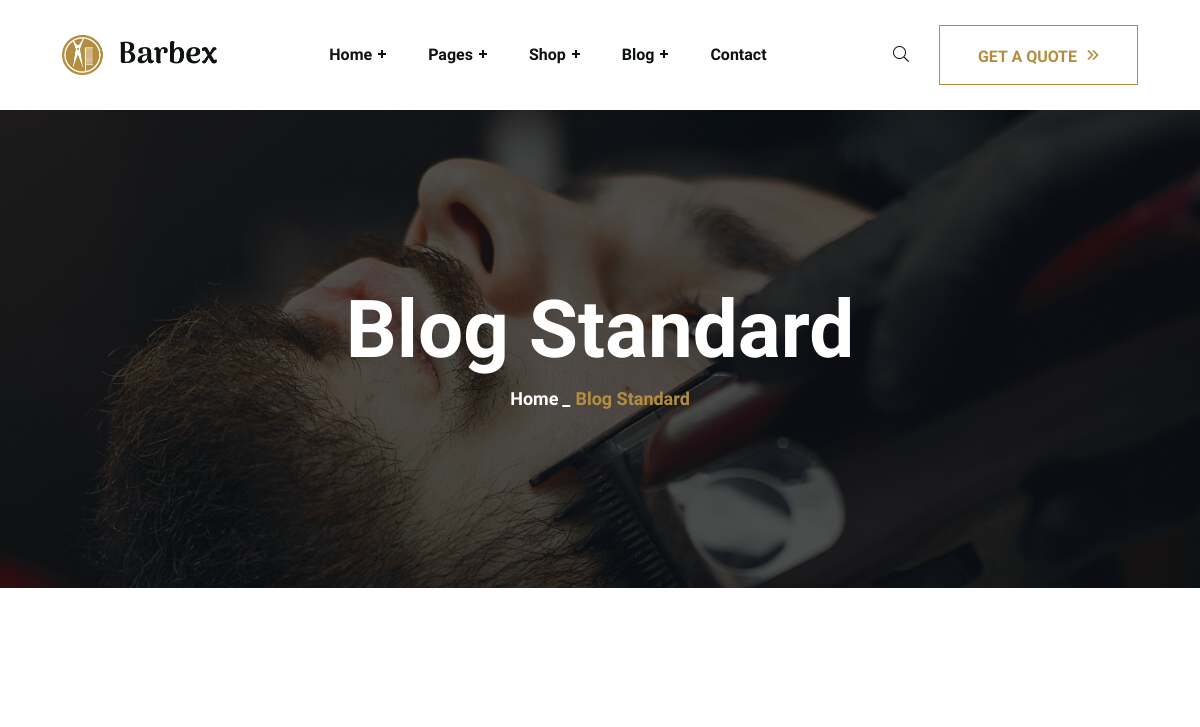
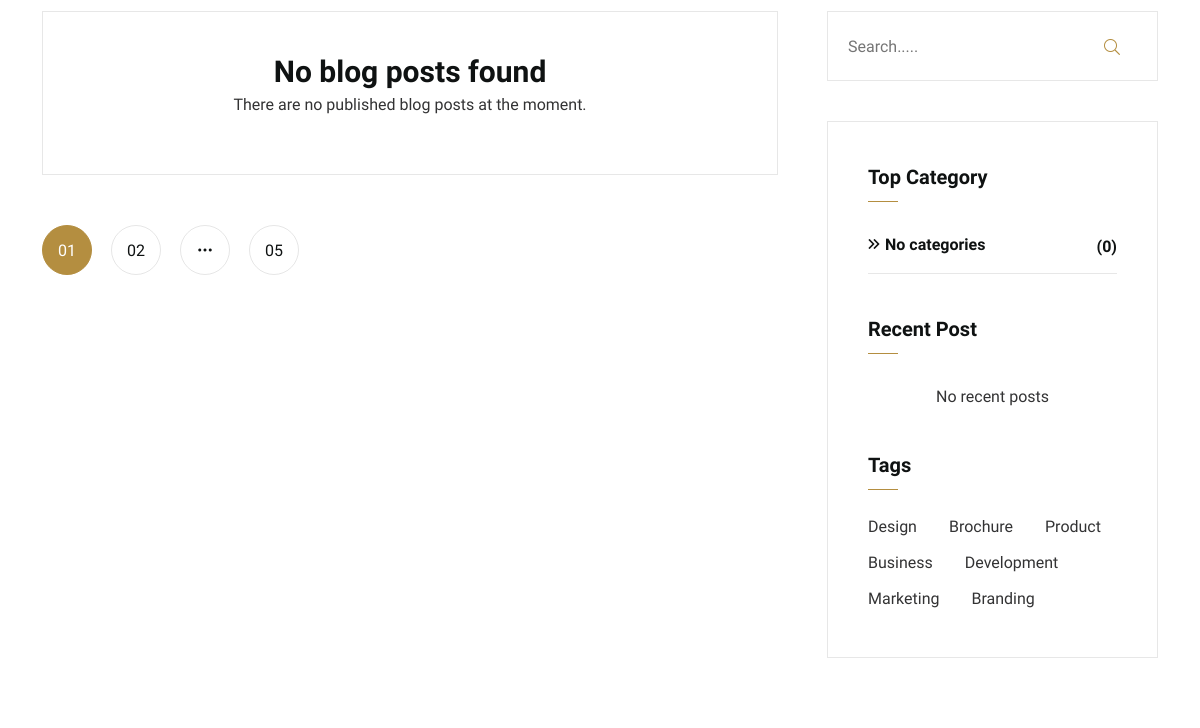
Before: /barbex/blog-standard.php (upper part) with the older database file (2 pictures, top to bottom).
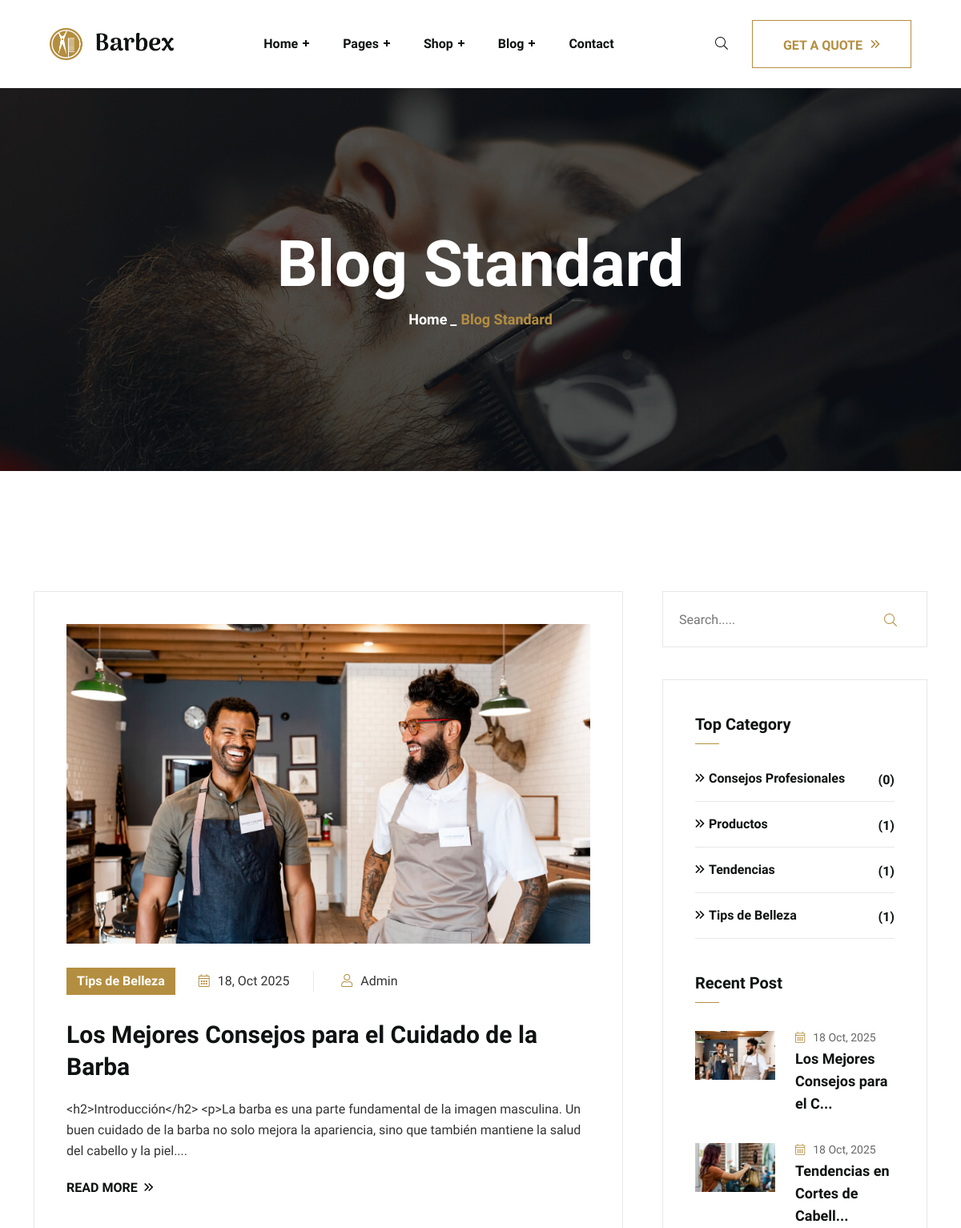
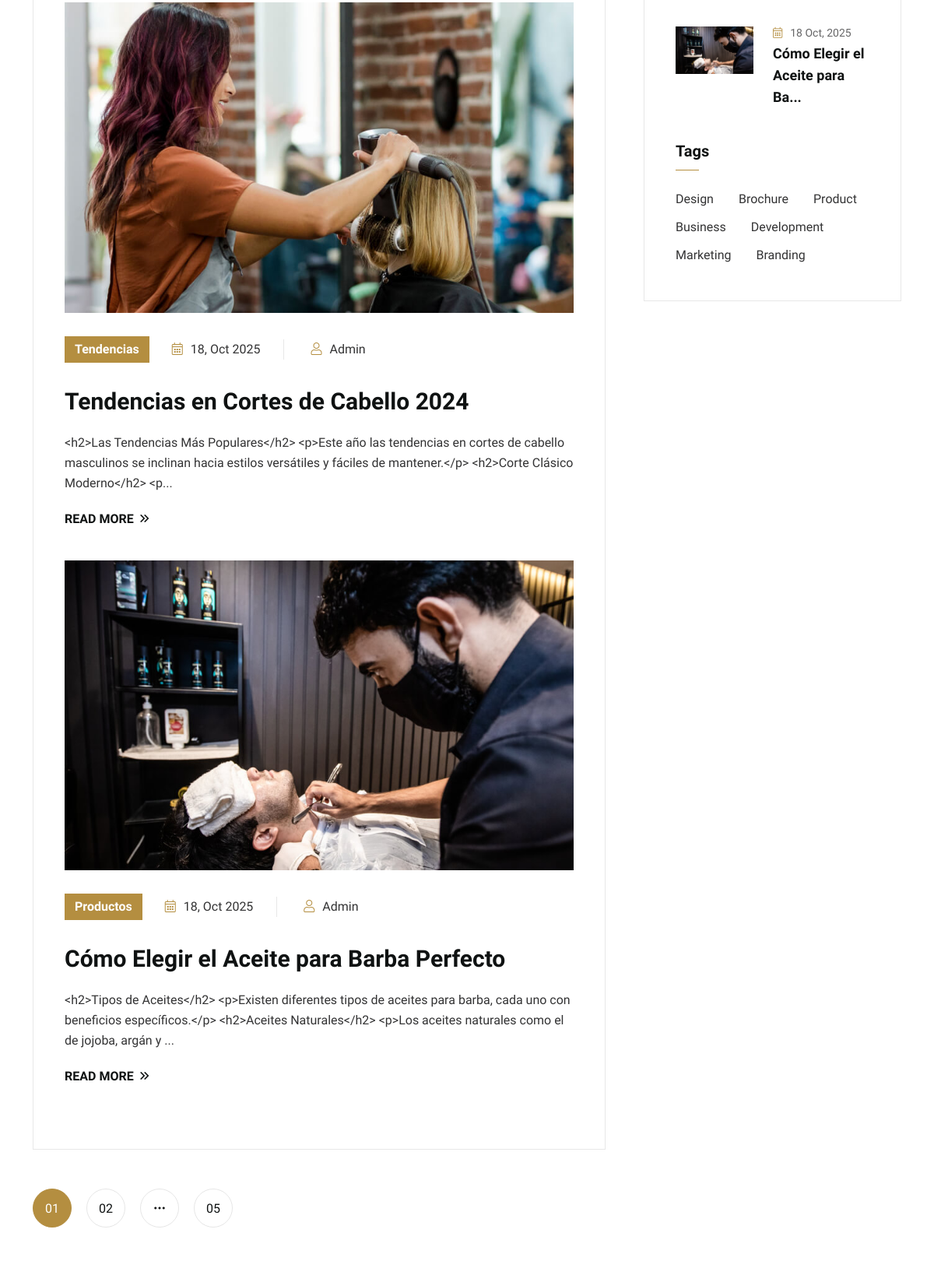
After: the same page with the newer database file (2 pictures, top to bottom).
### tables this page shows
CREATE TABLE blog_posts (
    id INT PRIMARY KEY AUTO_INCREMENT,
    title VARCHAR(255) NOT NULL,
    slug VARCHAR(255) UNIQUE NOT NULL,
    content TEXT NOT NULL,
    excerpt TEXT,
    featured_image VARCHAR(255),
    author_id INT,
    category VARCHAR(100),
    tags VARCHAR(255),
    status ENUM('draft', 'published', 'archived') DEFAULT 'draft',
    published_at TIMESTAMP NULL,
    created_at TIMESTAMP DEFAULT CURRENT_TIMESTAMP,
    updated_at TIMESTAMP DEFAULT CURRENT_TIMESTAMP ON UPDATE CURRENT_TIMESTAMP,
    FOREIGN KEY (author_id) REFERENCES users(id) ON DELETE SET NULL
);

CREATE TABLE blog_categories (
    id INT PRIMARY KEY AUTO_INCREMENT,
    name VARCHAR(100) NOT NULL UNIQUE,
    slug VARCHAR(100) UNIQUE NOT NULL,
    description TEXT,
    status ENUM('active', 'inactive') DEFAULT 'active',
    created_at TIMESTAMP DEFAULT CURRENT_TIMESTAMP,
    updated_at TIMESTAMP DEFAULT CURRENT_TIMESTAMP ON UPDATE CURRENT_TIMESTAMP
);

### barbex/blog-standard.php (the view, shortened to what the changed rows need)
<?php
$database = new Database();
$db = $database->getConnection();
try {
    $query = "SELECT bp.*, u.name as author_name
              FROM blog_posts bp
              LEFT JOIN users u ON bp.author_id = u.id
              WHERE bp.status = 'published'
              ORDER BY bp.created_at DESC";
    $stmt = $db->query($query);
    $blog_posts = $stmt->fetchAll(PDO::FETCH_ASSOC);
} catch (Exception $e) {
    $blog_posts = [];
    error_log('Blog standard error: ' . $e->getMessage());
}
try {
    $recent_query = "SELECT bp.*, u.name as author_name
                     FROM blog_posts bp
                     LEFT JOIN users u ON bp.author_id = u.id
                     WHERE bp.status = 'published'
                     ORDER BY bp.created_at DESC
                     LIMIT 3";
    $recent_stmt = $db->query($recent_query);
    $recent_posts = $recent_stmt->fetchAll(PDO::FETCH_ASSOC);
} catch (Exception $e) {
    $recent_posts = [];
}
try {
    $categories_query = "SELECT bc.*, COUNT(bp.id) as post_count
                         FROM blog_categories bc
                         LEFT JOIN blog_posts bp ON bc.name = bp.category AND bp.status = 'published'
                         WHERE bc.status = 'active'
                         GROUP BY bc.id
                         ORDER BY bc.name";
    $categories_stmt = $db->query($categories_query);
    $categories = $categories_stmt->fetchAll(PDO::FETCH_ASSOC);
} catch (Exception $e) {
    $categories = [];
}
?>
<!DOCTYPE html>
<html lang="en">
<head>
	<link rel="stylesheet" href="assets/css/bootstrap.min.css">
	<link rel="stylesheet" href="assets/css/all.css">
	<link rel="stylesheet" href="assets/css/animate.css">
	<link rel="stylesheet" href="assets/css/swiper-bundle.min.css">
	<link rel="stylesheet" href="assets/css/magnific-popup.css">
	<link rel="stylesheet" href="assets/css/meanmenu.min.css">
	<link rel="stylesheet" href="assets/sass/style.css">
</head>
<body>
    <div class="page__banner" data-background="assets/img/bg/page.jpg">
        <div class="container">
            <div class="row">
                <div class="col-xl-12">
                    <div class="page__banner-title">
                        <h1>Blog Standard</h1>
                    </div>
                </div>
            </div>
        </div>
    </div>
	   <div class="blog__standard section-padding">
	       <div class="container">
	           <div class="row">
	               <div class="col-xl-8 col-lg-8 lg-mb-30">
	                   <div class="blog__standard-left">
	                       <?php if (!empty($blog_posts)): ?>
	                           <?php foreach ($blog_posts as $post): ?>
	                               <div class="blog__standard-left-item mb-40">
	                                   <div class="blog__standard-left-item-image">
	                                       <a href="blog-details.php?id=<?php echo $post['id']; ?>">
	                                           <?php if (!empty($post['featured_image'])): ?>
	                                               <img src="<?php echo htmlspecialchars($post['featured_image']); ?>" alt="<?php echo htmlspecialchars($post['title']); ?>">
	                                           <?php else: ?>
	                                               <img src="assets/img/blog/blog-<?php echo (($post['id'] % 12) + 1); ?>.jpg" alt="<?php echo htmlspecialchars($post['title']); ?>">
	                                           <?php endif; ?>
	                                       </a>
	                                   </div>
	                                   <div class="blog__standard-left-item-meta">
	                                       <ul>
	                                           <li><a href="#"><span><?php echo htmlspecialchars($post['category'] ?? 'General'); ?></span></a></li>
	                                           <li><a href="#"><i class="fal fa-calendar-alt"></i><?php echo date('d, M Y', strtotime($post['created_at'])); ?></a></li>
	                                           <li><a href="#"><i class="fal fa-user"></i><?php echo htmlspecialchars($post['author_name'] ?? 'Admin'); ?></a></li>
	                                       </ul>
	                                   </div>
	                                   <h3 class="mb-20"><a href="blog-details.php?id=<?php echo $post['id']; ?>"><?php echo htmlspecialchars($post['title']); ?></a></h3>
	                                   <p class="mb-20"><?php echo htmlspecialchars(substr($post['content'], 0, 200)) . (strlen($post['content']) > 200 ? '...' : ''); ?></p>
	                                   <a href="blog-details.php?id=<?php echo $post['id']; ?>" class="simple-btn">Read More<i class="far fa-angle-double-right"></i></a>
	                               </div>
	                           <?php endforeach; ?>
	                       <?php else: ?>
	                           <div class="text-center">
	                               <h3>No blog posts found</h3>
	                               <p>There are no published blog posts at the moment.</p>
	                           </div>
	                       <?php endif; ?>
	                   </div>
	               </div>
                <div class="col-xl-4 col-lg-4">
                    <div class="all__sidebar ml-25 xl-ml-0">
                        <div class="all__sidebar-item">
                            <div class="all__sidebar-item-category">
                                <ul>
                                    <?php if (!empty($categories)): ?>
                                        <?php foreach ($categories as $category): ?>
                                            <li><a href="blog-standard.php?category=<?php echo urlencode($category['name']); ?>"><i class="far fa-angle-double-right"></i><?php echo htmlspecialchars($category['name']); ?><span>(<?php echo $category['post_count']; ?>)</span></a></li>
                                        <?php endforeach; ?>
                                    <?php else: ?>
                                        <li><a href="#"><i class="far fa-angle-double-right"></i>No categories<span>(0)</span></a></li>
                                    <?php endif; ?>
                                </ul>
                            </div>
                        </div>
                        <div class="all__sidebar-item mt-40">
                            <div class="all__sidebar-item-post">
                                <?php if (!empty($recent_posts)): ?>
                                    <?php foreach ($recent_posts as $recent_post): ?>
                                        <div class="all__sidebar-item-post-item">
                                            <div class="all__sidebar-item-post-item-image">
                                                <a href="blog-details.php?id=<?php echo $recent_post['id']; ?>">
                                                    <?php if (!empty($recent_post['featured_image'])): ?>
                                                        <img src="<?php echo htmlspecialchars($recent_post['featured_image']); ?>" alt="<?php echo htmlspecialchars($recent_post['title']); ?>">
                                                    <?php else: ?>
                                                        <img src="assets/img/blog/post-<?php echo (($recent_post['id'] % 3) + 1); ?>.jpg" alt="<?php echo htmlspecialchars($recent_post['title']); ?>">
                                                    <?php endif; ?>
                                                </a>
                                            </div>
                                            <div class="all__sidebar-item-post-item-content">
                                                <span><i class="fal fa-calendar-alt"></i><?php echo date('d M, Y', strtotime($recent_post['created_at'])); ?></span>
                                                <h6><a href="blog-details.php?id=<?php echo $recent_post['id']; ?>"><?php echo htmlspecialchars(substr($recent_post['title'], 0, 30)) . (strlen($recent_post['title']) > 30 ? '...' : ''); ?></a></h6>
                                            </div>
                                        </div>
                                    <?php endforeach; ?>
                                <?php else: ?>
                                    <div class="text-center">
                                        <p>No recent posts</p>
                                    </div>
                                <?php endif; ?>
                            </div>
                        </div>
                    </div>
                </div>
            </div>
        </div>
    </div>
</body>
</html>

Changed rows visible on the page:
added blog_posts: featured_image (picture), category "Tips de Belleza", created_at "18, Oct 2025", author_name "Admin", title "Los Mejores Consejos para el Cuidado de la Barba", content "<h2>Introducción</h2> <p>La barba es una parte fundamental de la imagen masculina. Un buen cuidado de la barba no solo mejora la apariencia, sino que también mantiene la salud del cabello y la piel.", created_at "18 Oct, 2025", title "Los Mejores Consejos para el C"
added blog_posts: featured_image (picture), category "Tendencias", created_at "18, Oct 2025", author_name "Admin", title "Tendencias en Cortes de Cabello 2024", content "<h2>Las Tendencias Más Populares</h2> <p>Este año las tendencias en cortes de cabello masculinos se inclinan hacia estilos versátiles y fáciles de mantener.</p> <h2>Corte Clásico Moderno</h2> <p", created_at "18 Oct, 2025", title "Tendencias en Cortes de Cabell"
added blog_posts: featured_image (picture), category "Productos", created_at "18, Oct 2025", author_name "Admin", title "Cómo Elegir el Aceite para Barba Perfecto", content "<h2>Tipos de Aceites</h2> <p>Existen diferentes tipos de aceites para barba, cada uno con beneficios específicos.</p> <h2>Aceites Naturales</h2> <p>Los aceites naturales como el de jojoba, argán y", created_at "18 Oct, 2025", title "Cómo Elegir el Aceite para Ba"
added blog_categories: name "Consejos Profesionales", post_count "0"
added blog_categories: name "Productos", post_count "1"
added blog_categories: name "Tendencias", post_count "1"
added blog_categories: name "Tips de Belleza", post_count "1"
Other visible differences:
text no longer shown: "No blog posts found There are no published blog posts at the moment. No categories (0) No recent posts"
